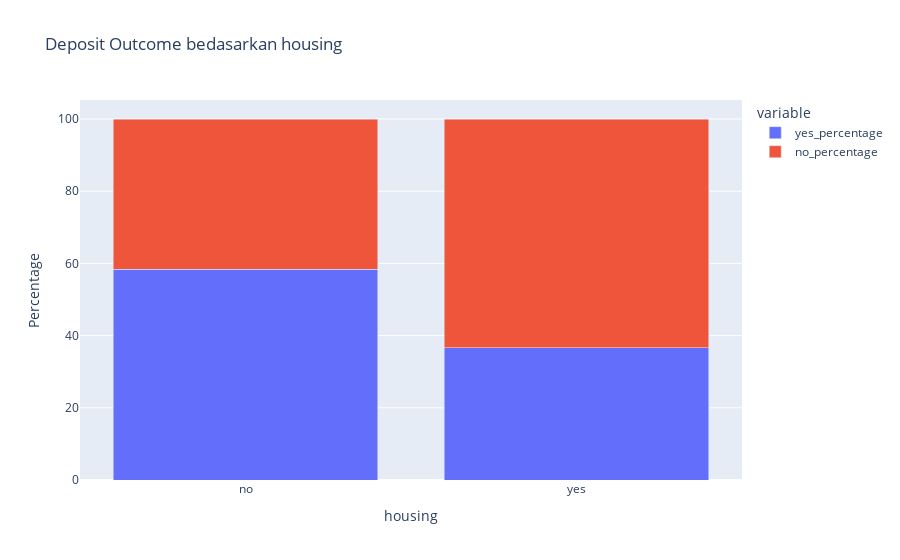

The cell this chart's notebook holds for it:
### Code cell
# Mengelompokkan data bedasarkan housing dan deposit
grouped_data = df.groupby(['housing', 'deposit'])['deposit'].count().unstack()

# Menghitung persentase
grouped_data['total'] = grouped_data.sum(axis=1)
grouped_data['yes_percentage'] = grouped_data['yes'] / grouped_data['total'] * 100
grouped_data['no_percentage'] = grouped_data['no'] / grouped_data['total'] * 100

# Reset the index 
grouped_data = grouped_data.reset_index()

# Membuat stacked bar plot
fig = px.bar(grouped_data, x='housing', y=['yes_percentage', 'no_percentage'],
             title='Deposit Outcome bedasarkan housing', barmode='stack')

# Set y-axis label
fig.update_yaxes(title_text='Percentage')


fig.show()

### Figure 1 — Plotly figure (JSON) as saved in the notebook; plotly's stock layout.template omitted (floating-point values rounded to 4 significant figures)
{"data": [{"alignmentgroup": "True", "hovertemplate": "variable=yes_percentage<br>housing=%{x}<br>value=%{y}<extra></extra>", "legendgroup": "yes_percentage", "marker": {"color": "#636efa", "pattern": {"shape": ""}}, "name": "yes_percentage", "offsetgroup": "yes_percentage", "orientation": "v", "showlegend": true, "textposition": "auto", "type": "bar", "x": ["no", "yes"], "xaxis": "x", "y": [58.31, 36.58], "yaxis": "y"}, {"alignmentgroup": "True", "hovertemplate": "variable=no_percentage<br>housing=%{x}<br>value=%{y}<extra></extra>", "legendgroup": "no_percentage", "marker": {"color": "#EF553B", "pattern": {"shape": ""}}, "name": "no_percentage", "offsetgroup": "no_percentage", "orientation": "v", "showlegend": true, "textposition": "auto", "type": "bar", "x": ["no", "yes"], "xaxis": "x", "y": [41.69, 63.42], "yaxis": "y"}], "layout": {"barmode": "stack", "legend": {"title": {"text": "variable"}, "tracegroupgap": 0}, "title": {"text": "Deposit Outcome bedasarkan housing"}, "xaxis": {"anchor": "y", "domain": [0, 1], "title": {"text": "housing"}}, "yaxis": {"anchor": "x", "domain": [0, 1], "title": {"text": "Percentage"}}}}
